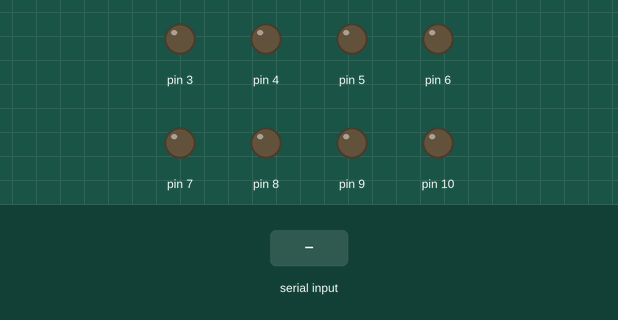
Simulated run of this sketch. Board: Arduino Uno, built with avr-gcc and run on an emulated ATmega328P. Shown: output pins drawn as LEDs (lit = HIGH). Dashed ring = blinking. The test bench sets the inputs (shaded band).

Above: at 1.2 s.
1.3 s: "1" received over Serial
At 1.47 s:
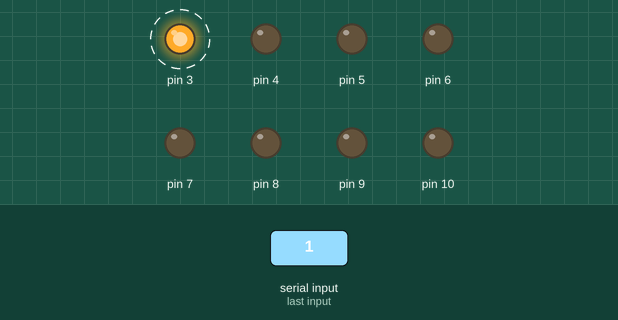
4.3 s: "0" received over Serial
At 4.3 s:
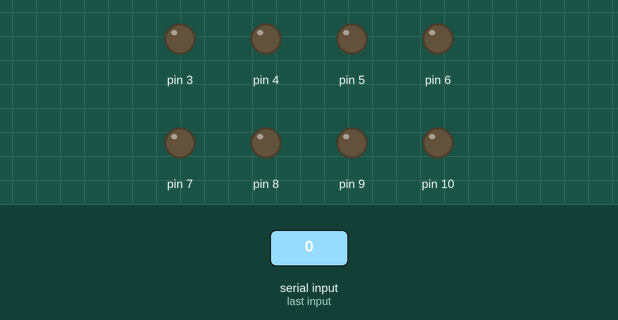
5.8 s: "2" received over Serial
At 6.8 s:
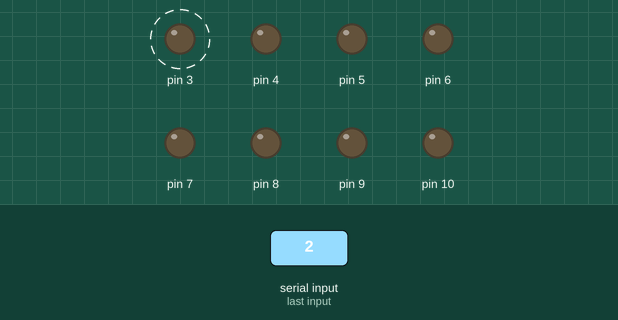
Timing chart, 0 to 14.8 s (numbered marks = the images above; inputs shaded):
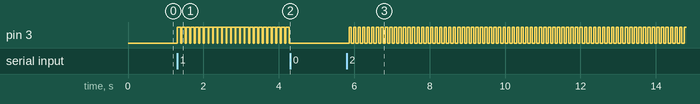

The sketch:

testPercep.ino
```cpp
// variabels
char serInString[40];  // the received string with output information max 40 characters
int stringLength = 1;  // expected length of string received from Flash
int serInStringLength; // length of string received by Flash.
int digOut = 0;        // Number of digital outputs
int digOutputs[12];    // array that stores which pins are used as digital outputs max 12.

void setup() {
 //Serial.begin(9600);   // start serial port
 Serial.begin(57600);    // start serial port

 for (int i =0; i < 8; i++) {
  pinMode(i+3, OUTPUT);
  digOutputs[digOut] = i+3;
  stringLength +=2; // output string part will have 2 characters
  digOut++;
 }
}

// Function to read a string from the serialport and store it in an array
void readSerialString (char *strArray){
 int i = 0;
 if(Serial.available()){
  while (Serial.available()) {
    strArray[i] = Serial.read();
    i++;
  }
 }
 serInStringLength=i;
}

// Function to find out wether the array is empty or not
boolean isStringEmpty(char *strArray){
  if (strArray[0] == 0)   return true;
  else                    return false;
}

void updateArduinoOutputs(){
  int serInStringPosition = 0;

  for (int i=0; i < digOut; i++) {
    if(serInString[serInStringPosition]=='1') digitalWrite(digOutputs[i], HIGH);
    if(serInString[serInStringPosition]=='2') digitalWrite(digOutputs[i], HIGH);
    serInStringPosition += 2;
  }

  // Frequencia menor  - 60 ml
  delay(60);
  serInStringPosition = 0;
  for (int i=0; i < digOut; i++) {
    if(serInString[serInStringPosition]=='2') digitalWrite(digOutputs[i], LOW);
    serInStringPosition += 2;
  }

  // Frequencia maior - 100 ml
  delay(40);
  serInStringPosition = 0;
  for (int i=0; i < digOut; i++) {
    if(serInString[serInStringPosition]=='1') digitalWrite(digOutputs[i], LOW);
    serInStringPosition += 2;
  }
}

void eraseStrings(){ // erase contents in the serInString array
  for (int i=0; i < 40; i++) {
    serInString[i]=0;
  }
}

void loop () {
  // read the serial port and create a string out of what you read
  readSerialString(serInString);

  // check if there data is received if isStringEmpty is true do nothing.
  if(isStringEmpty(serInString) == false) {
    updateArduinoOutputs();
    //eraseStrings();
  }
  // short delay before making sure serial.read is not called to soon again
  delay(20);
}
```

Measured:
- after the input at 1.3 s, pin 3: alternates HIGH for 0.10 s and LOW for 0.02 s, starting at once
- after the input at 4.3 s, pin 3: stops changing and stays LOW
- after the input at 5.8 s, pin 3: alternates HIGH for 0.06 s and LOW for 0.06 s, starting after 0.06 s
